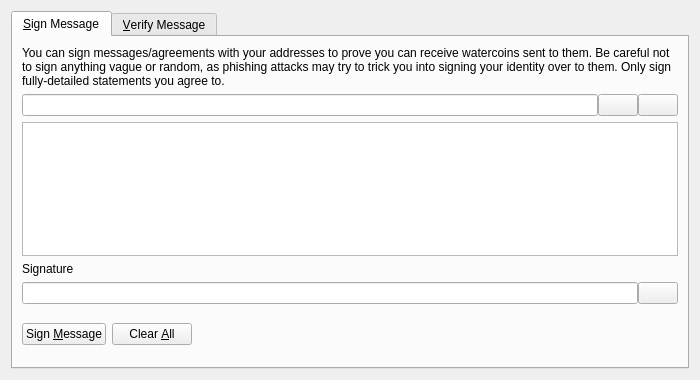
<?xml version="1.0" encoding="UTF-8"?>
<ui version="4.0">
 <class>SignVerifyMessageDialog</class>
 <widget class="QDialog" name="SignVerifyMessageDialog">
  <property name="geometry">
   <rect>
    <x>0</x>
    <y>0</y>
    <width>700</width>
    <height>380</height>
   </rect>
  </property>
  <property name="windowTitle">
   <string>Signatures - Sign / Verify a Message</string>
  </property>
  <property name="modal">
   <bool>true</bool>
  </property>
  <layout class="QVBoxLayout" name="verticalLayout">
   <item>
    <widget class="QTabWidget" name="tabWidget">
     <property name="currentIndex">
      <number>0</number>
     </property>
     <widget class="QWidget" name="tabSignMessage">
      <attribute name="title">
       <string>&amp;Sign Message</string>
      </attribute>
      <layout class="QVBoxLayout" name="verticalLayout_SM">
       <item>
        <widget class="QLabel" name="infoLabel_SM">
         <property name="text">
          <string>You can sign messages/agreements with your addresses to prove you can receive watercoins sent to them. Be careful not to sign anything vague or random, as phishing attacks may try to trick you into signing your identity over to them. Only sign fully-detailed statements you agree to.</string>
         </property>
         <property name="textFormat">
          <enum>Qt::PlainText</enum>
         </property>
         <property name="wordWrap">
          <bool>true</bool>
         </property>
        </widget>
       </item>
       <item>
        <layout class="QHBoxLayout" name="horizontalLayout_1_SM">
         <property name="spacing">
          <number>0</number>
         </property>
         <item>
          <widget class="QValidatedLineEdit" name="addressIn_SM">
           <property name="toolTip">
            <string>The WaterCoin address to sign the message with</string>
           </property>
          </widget>
         </item>
         <item>
          <widget class="QPushButton" name="addressBookButton_SM">
           <property name="toolTip">
            <string>Choose previously used address</string>
           </property>
           <property name="text">
            <string/>
           </property>
           <property name="icon">
            <iconset resource="../bitcoin.qrc">
             <normaloff>:/icons/address-book</normaloff>:/icons/address-book</iconset>
           </property>
           <property name="shortcut">
            <string>Alt+A</string>
           </property>
           <property name="autoDefault">
            <bool>false</bool>
           </property>
          </widget>
         </item>
         <item>
          <widget class="QPushButton" name="pasteButton_SM">
           <property name="toolTip">
            <string>Paste address from clipboard</string>
           </property>
           <property name="text">
            <string/>
           </property>
           <property name="icon">
            <iconset resource="../bitcoin.qrc">
             <normaloff>:/icons/editpaste</normaloff>:/icons/editpaste</iconset>
           </property>
           <property name="shortcut">
            <string>Alt+P</string>
           </property>
           <property name="autoDefault">
            <bool>false</bool>
           </property>
          </widget>
         </item>
        </layout>
       </item>
       <item>
        <widget class="QPlainTextEdit" name="messageIn_SM">
         <property name="toolTip">
          <string>Enter the message you want to sign here</string>
         </property>
        </widget>
       </item>
       <item>
        <widget class="QLabel" name="signatureLabel_SM">
         <property name="text">
          <string>Signature</string>
         </property>
         <property name="textFormat">
          <enum>Qt::PlainText</enum>
         </property>
        </widget>
       </item>
       <item>
        <layout class="QHBoxLayout" name="horizontalLayout_2_SM">
         <property name="spacing">
          <number>0</number>
         </property>
         <item>
          <widget class="QLineEdit" name="signatureOut_SM">
           <property name="font">
            <font>
             <italic>true</italic>
            </font>
           </property>
           <property name="readOnly">
            <bool>true</bool>
           </property>
          </widget>
         </item>
         <item>
          <widget class="QPushButton" name="copySignatureButton_SM">
           <property name="toolTip">
            <string>Copy the current signature to the system clipboard</string>
           </property>
           <property name="text">
            <string/>
           </property>
           <property name="icon">
            <iconset resource="../bitcoin.qrc">
             <normaloff>:/icons/editcopy</normaloff>:/icons/editcopy</iconset>
           </property>
           <property name="autoDefault">
            <bool>false</bool>
           </property>
          </widget>
         </item>
        </layout>
       </item>
       <item>
        <layout class="QHBoxLayout" name="horizontalLayout_3_SM">
         <item>
          <widget class="QPushButton" name="signMessageButton_SM">
           <property name="toolTip">
            <string>Sign the message to prove you own this WaterCoin address</string>
           </property>
           <property name="text">
            <string>Sign &amp;Message</string>
           </property>
           <property name="icon">
            <iconset resource="../bitcoin.qrc">
             <normaloff>:/icons/edit</normaloff>:/icons/edit</iconset>
           </property>
           <property name="autoDefault">
            <bool>false</bool>
           </property>
          </widget>
         </item>
         <item>
          <widget class="QPushButton" name="clearButton_SM">
           <property name="toolTip">
            <string>Reset all sign message fields</string>
           </property>
           <property name="text">
            <string>Clear &amp;All</string>
           </property>
           <property name="icon">
            <iconset resource="../bitcoin.qrc">
             <normaloff>:/icons/remove</normaloff>:/icons/remove</iconset>
           </property>
           <property name="autoDefault">
            <bool>false</bool>
           </property>
          </widget>
         </item>
         <item>
          <spacer name="horizontalSpacer_1_SM">
           <property name="orientation">
            <enum>Qt::Horizontal</enum>
           </property>
           <property name="sizeHint" stdset="0">
            <size>
             <width>40</width>
             <height>48</height>
            </size>
           </property>
          </spacer>
         </item>
         <item>
          <widget class="QLabel" name="statusLabel_SM">
           <property name="font">
            <font>
             <weight>75</weight>
             <bold>true</bold>
            </font>
           </property>
           <property name="text">
            <string/>
           </property>
           <property name="wordWrap">
            <bool>true</bool>
           </property>
          </widget>
         </item>
         <item>
          <spacer name="horizontalSpacer_2_SM">
           <property name="orientation">
            <enum>Qt::Horizontal</enum>
           </property>
           <property name="sizeHint" stdset="0">
            <size>
             <width>40</width>
             <height>48</height>
            </size>
           </property>
          </spacer>
         </item>
        </layout>
       </item>
      </layout>
     </widget>
     <widget class="QWidget" name="tabVerifyMessage">
      <attribute name="title">
       <string>&amp;Verify Message</string>
      </attribute>
      <layout class="QVBoxLayout" name="verticalLayout_VM">
       <item>
        <widget class="QLabel" name="infoLabel_VM">
         <property name="text">
          <string>Enter the receiver's address, message (ensure you copy line breaks, spaces, tabs, etc. exactly) and signature below to verify the message. Be careful not to read more into the signature than what is in the signed message itself, to avoid being tricked by a man-in-the-middle attack. Note that this only proves the signing party receives with the address, it cannot prove sendership of any transaction!</string>
         </property>
         <property name="textFormat">
          <enum>Qt::PlainText</enum>
         </property>
         <property name="alignment">
          <set>Qt::AlignLeading|Qt::AlignLeft|Qt::AlignTop</set>
         </property>
         <property name="wordWrap">
          <bool>true</bool>
         </property>
        </widget>
       </item>
       <item>
        <layout class="QHBoxLayout" name="horizontalLayout_1_VM">
         <property name="spacing">
          <number>0</number>
         </property>
         <item>
          <widget class="QValidatedLineEdit" name="addressIn_VM">
           <property name="toolTip">
            <string>The WaterCoin address the message was signed with</string>
           </property>
          </widget>
         </item>
         <item>
          <widget class="QPushButton" name="addressBookButton_VM">
           <property name="toolTip">
            <string>Choose previously used address</string>
           </property>
           <property name="text">
            <string/>
           </property>
           <property name="icon">
            <iconset resource="../bitcoin.qrc">
             <normaloff>:/icons/address-book</normaloff>:/icons/address-book</iconset>
           </property>
           <property name="shortcut">
            <string>Alt+A</string>
           </property>
           <property name="autoDefault">
            <bool>false</bool>
           </property>
          </widget>
         </item>
        </layout>
       </item>
       <item>
        <widget class="QPlainTextEdit" name="messageIn_VM"/>
       </item>
       <item>
        <widget class="QValidatedLineEdit" name="signatureIn_VM"/>
       </item>
       <item>
        <layout class="QHBoxLayout" name="horizontalLayout_2_VM">
         <item>
          <widget class="QPushButton" name="verifyMessageButton_VM">
           <property name="toolTip">
            <string>Verify the message to ensure it was signed with the specified WaterCoin address</string>
           </property>
           <property name="text">
            <string>Verify &amp;Message</string>
           </property>
           <property name="icon">
            <iconset resource="../bitcoin.qrc">
             <normaloff>:/icons/transaction_0</normaloff>:/icons/transaction_0</iconset>
           </property>
           <property name="autoDefault">
            <bool>false</bool>
           </property>
          </widget>
         </item>
         <item>
          <widget class="QPushButton" name="clearButton_VM">
           <property name="toolTip">
            <string>Reset all verify message fields</string>
           </property>
           <property name="text">
            <string>Clear &amp;All</string>
           </property>
           <property name="icon">
            <iconset resource="../bitcoin.qrc">
             <normaloff>:/icons/remove</normaloff>:/icons/remove</iconset>
           </property>
           <property name="autoDefault">
            <bool>false</bool>
           </property>
          </widget>
         </item>
         <item>
          <spacer name="horizontalSpacer_1_VM">
           <property name="orientation">
            <enum>Qt::Horizontal</enum>
           </property>
           <property name="sizeHint" stdset="0">
            <size>
             <width>40</width>
             <height>48</height>
            </size>
           </property>
          </spacer>
         </item>
         <item>
          <widget class="QLabel" name="statusLabel_VM">
           <property name="font">
            <font>
             <weight>75</weight>
             <bold>true</bold>
            </font>
           </property>
           <property name="text">
            <string/>
           </property>
           <property name="wordWrap">
            <bool>true</bool>
           </property>
          </widget>
         </item>
         <item>
          <spacer name="horizontalSpacer_2_VM">
           <property name="orientation">
            <enum>Qt::Horizontal</enum>
           </property>
           <property name="sizeHint" stdset="0">
            <size>
             <width>40</width>
             <height>48</height>
            </size>
           </property>
          </spacer>
         </item>
        </layout>
       </item>
      </layout>
     </widget>
    </widget>
   </item>
  </layout>
 </widget>
 <customwidgets>
  <customwidget>
   <class>QValidatedLineEdit</class>
   <extends>QLineEdit</extends>
   <header>qt/qvalidatedlineedit.h</header>
  </customwidget>
 </customwidgets>
 <resources>
  <include location="../bitcoin.qrc"/>
 </resources>
 <connections/>
</ui>
